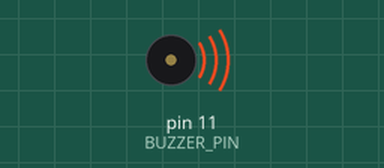
Simulated run of this sketch. Board: Arduino Uno, built with avr-gcc and run on an emulated ATmega328P. On the bench: buzzer (waves = sounding).

Above: at 0.2 s.
At 3.7 s:
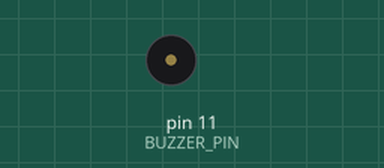
Timing chart, 0 to 4.6 s (numbered marks = the images above):
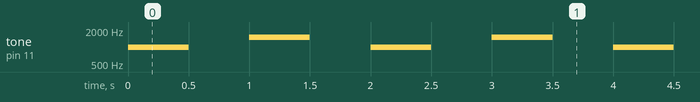

Measured:
- by itself, tone on pin 11 (BUZZER_PIN): repeats every 2.0 s: silent 0.50 s, 1500 Hz 0.50 s, silent 0.50 s, 1000 Hz 0.50 s

The sketch:

Buzzer.ino
```cpp
#define BUZZER_PIN 11

void setup() {
  pinMode(BUZZER_PIN, OUTPUT); // Set the buzzer pin as output
}

void loop() {
  // Play a frequency for 500ms
  tone(BUZZER_PIN, 1000); // Play a 1kHz tone
  delay(500);             // Wait for 500ms

  noTone(BUZZER_PIN);     // Stop the tone
  delay(500);             // Wait for 500ms

  // Play another frequency for 500ms
  tone(BUZZER_PIN, 1500); // Play a 1.5kHz tone
  delay(500);

  noTone(BUZZER_PIN);     // Stop the tone
  delay(500);
}
```
